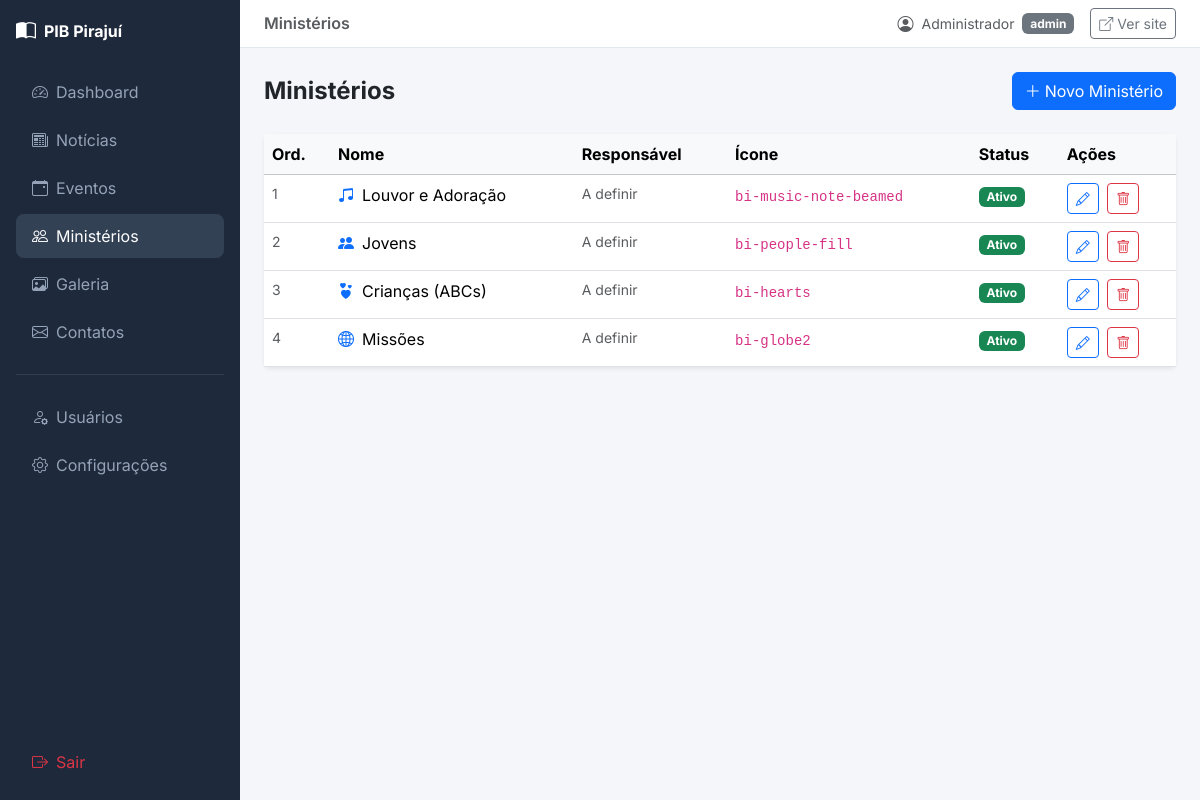
Screenshot of /admin/ministerios.php (signed in) with the database file from the repository.
### tables this page shows
CREATE TABLE IF NOT EXISTS `ministerios` (
    `id`           INT(11)      NOT NULL AUTO_INCREMENT,
    `nome`         VARCHAR(150) NOT NULL COMMENT 'Nome do ministério, ex: Jovens, Missões',
    `descricao`    TEXT         NULL     COMMENT 'Descrição e propósito do ministério',
    `icone`        VARCHAR(100) NULL     COMMENT 'Classe CSS do ícone (ex: Bootstrap Icons)',
    `imagem`       VARCHAR(255) NULL     COMMENT 'Foto do grupo ou banner',
    `responsavel`  VARCHAR(100) NULL     COMMENT 'Nome do líder responsável',
    `ordem`        INT(11)      NOT NULL DEFAULT 0 COMMENT 'Ordem de exibição no site',
    `ativo`        TINYINT(1)   NOT NULL DEFAULT 1 COMMENT '1 = exibido no site',
    `criado_em`    DATETIME     NOT NULL DEFAULT CURRENT_TIMESTAMP,
    PRIMARY KEY (`id`)
);

### php/crud/ministerios_crud.php (called while the page is built, shortened)
<?php
function ministerios_listar(PDO $pdo, bool $apenas_ativos = false): array {
    $where = $apenas_ativos ? 'WHERE ativo = 1' : '';
    $stmt  = $pdo->query("SELECT * FROM ministerios $where ORDER BY ordem ASC, nome ASC");
    return $stmt->fetchAll();
}

### includes/functions.php (called while the page is built, shortened)
<?php
function sanitizar(string $dado): string {
    return htmlspecialchars(trim($dado), ENT_QUOTES, 'UTF-8');
}

### admin/ministerios.php (the view, shortened to what this page needs)
<?php
require_once __DIR__ . '/../includes/db.php';
require_once __DIR__ . '/../includes/functions.php';
require_once __DIR__ . '/../php/crud/ministerios_crud.php';
$acao = $_GET['acao'] ?? 'listar';
$min_edicao = null;
$ministerios = ministerios_listar($pdo);
require_once __DIR__ . '/includes/admin_header.php';
?>
<div class="d-flex justify-content-between align-items-center mb-4">
    <h2 class="h4 fw-bold mb-0">Ministérios</h2>
    <a href="?acao=novo" class="btn btn-primary"><i class="bi bi-plus-lg me-1"></i>Novo Ministério</a>
</div>
<?php if ($acao === 'novo' || $acao === 'editar'): ?>
<div class="card border-0 shadow-sm mb-4">
    <div class="card-header bg-white fw-semibold">
        <?= $acao === 'editar' ? 'Editar Ministério' : 'Novo Ministério' ?>
    </div>
    <div class="card-body">
        <form method="POST">
            <input type="hidden" name="acao" value="<?= $acao === 'editar' ? 'atualizar' : 'inserir' ?>">
            <?php if ($min_edicao): ?>
            <input type="hidden" name="id" value="<?= $min_edicao['id'] ?>">
            <?php endif; ?>
            <div class="row g-3">
                <div class="col-md-6">
                    <label class="form-label fw-semibold">Nome <span class="text-danger">*</span></label>
                    <input type="text" name="nome" class="form-control" required
                           value="<?= sanitizar($min_edicao['nome'] ?? '') ?>">
                </div>
                <div class="col-md-3">
                    <label class="form-label fw-semibold">Ícone (Bootstrap Icons)</label>
                    <input type="text" name="icone" class="form-control"
                           value="<?= sanitizar($min_edicao['icone'] ?? '') ?>"
                           placeholder="bi-people-fill">
                </div>
                <div class="col-md-3">
                    <label class="form-label fw-semibold">Ordem de exibição</label>
                    <input type="number" name="ordem" class="form-control" min="0"
                           value="<?= (int)($min_edicao['ordem'] ?? 0) ?>">
                </div>
                <div class="col-12">
                    <label class="form-label fw-semibold">Descrição</label>
                    <textarea name="descricao" class="form-control" rows="3"><?= sanitizar($min_edicao['descricao'] ?? '') ?></textarea>
                </div>
                <div class="col-md-6">
                    <label class="form-label fw-semibold">Responsável</label>
                    <input type="text" name="responsavel" class="form-control"
                           value="<?= sanitizar($min_edicao['responsavel'] ?? '') ?>">
                </div>
                <div class="col-md-4">
                    <label class="form-label fw-semibold">Imagem (/img/...)</label>
                    <input type="text" name="imagem" class="form-control"
                           value="<?= sanitizar($min_edicao['imagem'] ?? '') ?>">
                </div>
                <div class="col-md-2 d-flex align-items-end">
                    <div class="form-check">
                        <input class="form-check-input" type="checkbox" name="ativo" id="ativo_min"
                               <?= (!isset($min_edicao) || $min_edicao['ativo']) ? 'checked' : '' ?>>
                        <label class="form-check-label fw-semibold" for="ativo_min">Ativo</label>
                    </div>
                </div>
                <div class="col-12 d-flex gap-2">
                    <button type="submit" class="btn btn-primary">
                        <i class="bi bi-check-lg me-1"></i>
                        <?= $acao === 'editar' ? 'Salvar' : 'Criar ministério' ?>
                    </button>
                    <a href="/admin/ministerios.php" class="btn btn-outline-secondary">Cancelar</a>
                </div>
            </div>
        </form>
    </div>
</div>
<?php else: ?>
<div class="card border-0 shadow-sm">
    <div class="table-responsive">
        <table class="table table-hover mb-0">
            <thead class="table-light">
                <tr><th>Ord.</th><th>Nome</th><th>Responsável</th><th>Ícone</th><th>Status</th><th>Ações</th></tr>
            </thead>
            <tbody>
                <?php if (empty($ministerios)): ?>
                <tr><td colspan="6" class="text-center text-muted py-4">Nenhum ministério cadastrado.</td></tr>
                <?php else: ?>
                <?php foreach ($ministerios as $m): ?>
                <tr>
                    <td class="text-muted small"><?= $m['ordem'] ?></td>
                    <td><i class="<?= sanitizar($m['icone'] ?: 'bi-star') ?> me-2 text-primary"></i><?= sanitizar($m['nome']) ?></td>
                    <td class="text-muted small"><?= sanitizar($m['responsavel'] ?? '—') ?></td>
                    <td><code class="small"><?= sanitizar($m['icone'] ?? '—') ?></code></td>
                    <td><span class="badge <?= $m['ativo'] ? 'bg-success' : 'bg-secondary' ?>"><?= $m['ativo'] ? 'Ativo' : 'Inativo' ?></span></td>
                    <td>
                        <a href="?acao=editar&id=<?= $m['id'] ?>" class="btn btn-sm btn-outline-primary me-1">
                            <i class="bi bi-pencil"></i>
                        </a>
                        <a href="?acao=excluir&id=<?= $m['id'] ?>" class="btn btn-sm btn-outline-danger"
                           onclick="return confirm('Excluir ministério?')">
                            <i class="bi bi-trash"></i>
                        </a>
                    </td>
                </tr>
                <?php endforeach; ?>
                <?php endif; ?>
            </tbody>
        </table>
    </div>
</div>
<?php endif; ?>
<?php require_once __DIR__ . '/includes/admin_footer.php'; ?>

### admin/includes/admin_header.php (style rules this page uses)
body { font-family: 'Inter', sans-serif; background: #f4f6f9; }

### rows the page displays
ministerios: ordem "1", nome "Louvor e Adoração", responsavel "A definir", icone "bi-music-note-beamed", ativo "Ativo"
ministerios: ordem "2", nome "Jovens", responsavel "A definir", icone "bi-people-fill", ativo "Ativo"
ministerios: ordem "3", nome "Crianças (ABCs)", responsavel "A definir", icone "bi-hearts", ativo "Ativo"
ministerios: ordem "4", nome "Missões", responsavel "A definir", icone "bi-globe2", ativo "Ativo"

### other values shown
$_titulo_adm "Ministérios"
$_admin_nome "Administrador"
$_admin_nivel "admin"
